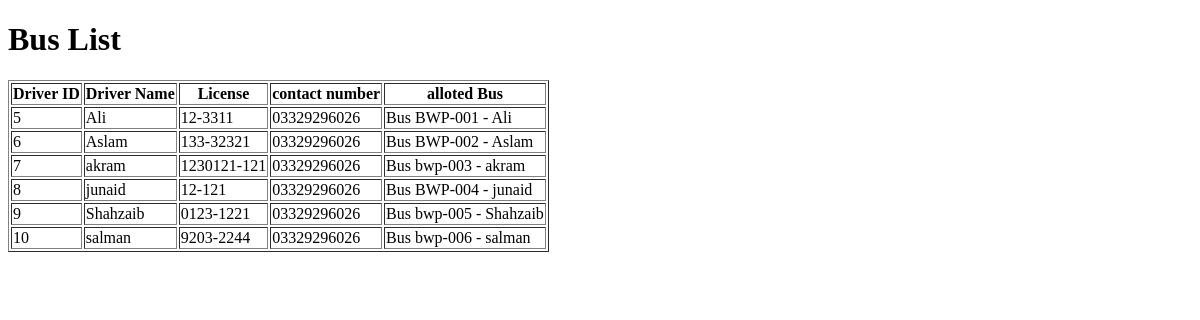
Before: /view_driver/ with the older database file.
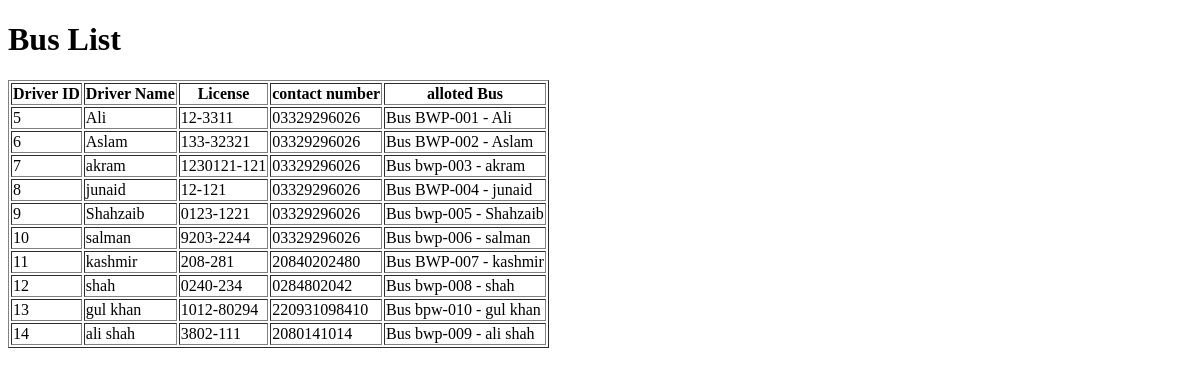
After: the same page with the newer database file.
### busManagement/models.py (models this page shows, shortened)
class Driver(models.Model):
    name = models.CharField(max_length=100)
    license_number = models.CharField(max_length=20, unique=True)
    contact_number = models.CharField(max_length=15)

class Bus(models.Model):
    bus_number = models.CharField(max_length=10, unique=True)
    driver = models.OneToOneField('Driver', on_delete=models.SET_NULL, null=True, blank=True)
    route = models.ForeignKey(Route, on_delete=models.CASCADE, related_name='buses')
    capacity = models.PositiveIntegerField()
    available_seats = models.PositiveIntegerField()
    registered_users = models.ManyToManyField(User, related_name='buses', blank=True)
    departure_time = models.TimeField(default='00:00:00')
    def __str__(self):
        driver = getattr(self, 'driver', None)
        return f"Bus {self.bus_number} - {driver.name if driver else 'No Driver Assigned'}"

### busManagement/views.py (the view)
# urls.py: path('view_driver/',views.view_drivers,name='view_driver'),
def view_drivers(request):
    drivers = Driver.objects.all()
    context={'drivers': drivers}
    return render(request, 'view_drivers.html', context)

### templates/view_drivers.html (shortened to what this page needs)
<!DOCTYPE html>
<html lang="en">
<head>
</head>
<body>
    <h1>Bus List</h1>
    <table border="1">
        <tr>
            <th>Driver ID</th>
            <th>Driver Name</th>
            <th>License</th>
            <th>contact number</th>
            <th>alloted Bus</th>
        </tr>
        {% for driver in drivers %}
        <tr>
            <td>{{ driver.id }}</td>
            <td>{{ driver.name}}</td>
            <td>{{ driver.license_number}}</td>
            <td>{{ driver.contact_number }}</td>
            <td>{{ driver.bus }}</td>
        </tr>
        {% endfor %}
    </table>
</body>
</html>

Changed rows visible on the page:
added Driver: id "11", name "kashmir", license_number "208-281", contact_number "20840202480", bus "Bus BWP-007 - kashmir"
added Driver: id "12", name "shah", license_number "0240-234", contact_number "0284802042", bus "Bus bwp-008 - shah"
added Driver: id "13", name "gul khan", license_number "1012-80294", contact_number "220931098410", bus "Bus bpw-010 - gul khan"
added Driver: id "14", name "ali shah", license_number "3802-111", contact_number "2080141014", bus "Bus bwp-009 - ali shah"
